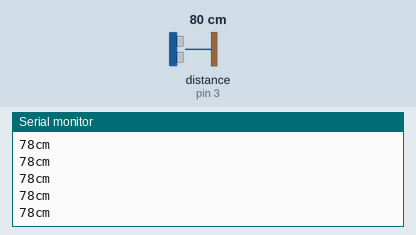
A sketch run on a simulated Arduino Uno, built with avr-gcc and run on an emulated ATmega328P. Parts: the last lines printed to the serial monitor. Wiring (inferred from the names in the program): ultrasonic range finder: trigger pin 5; echo pin 3. Inputs (shaded band) come from the test bench; at power-on: distance to the obstacle (sensor on pin 3) 80 cm. The echo pulse lasts 58.3 µs per cm.

Above: at 1.2 s.
1.3 s: distance to the obstacle (sensor on pin 3) set to 60 cm
At 1.6 s:
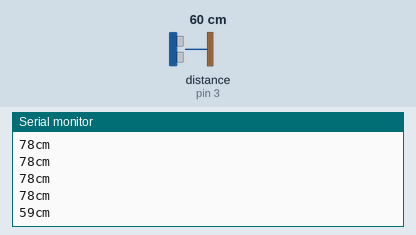
4.3 s: distance to the obstacle (sensor on pin 3) set to 2 cm
At 4.46 s:
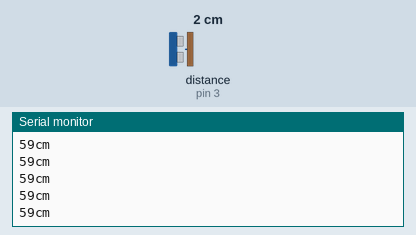
Timing chart, 0 to 7.3 s (numbered marks = the images above; inputs shaded):
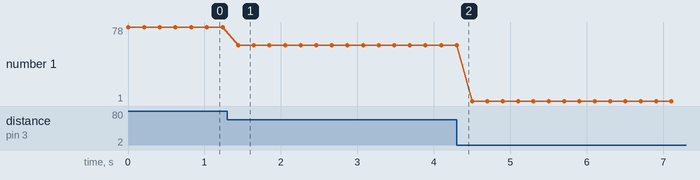

The sketch:

ultrasonic_sensor.ino
```cpp
const int trig = 5;     // chân trig của HC-SR04
const int echo = 3;     // chân echo của HC-SR04

void setup()
{
    Serial.begin(9600);     // giao tiếp Serial với baudrate 9600
    pinMode(trig,OUTPUT);   // chân trig sẽ phát tín hiệu
    pinMode(echo,INPUT);    // chân echo sẽ nhận tín hiệu
}

void loop()
{
    unsigned long duration; // biến đo thời gian
    int distance;           // biến lưu khoảng cách

    /* Phát xung từ chân trig */
    digitalWrite(trig,LOW);   // tắt chân trig
    delayMicroseconds(2);
    digitalWrite(trig,HIGH);   // phát xung từ chân trig
    delayMicroseconds(5);   // xung có độ dài 5 microSeconds
    digitalWrite(trig,LOW);   // tắt chân trig

    /* Tính toán thời gian */
    // Đo độ rộng xung HIGH ở chân echo.
    duration = pulseIn(echo,HIGH);
    // Tính khoảng cách đến vật.
    distance = duration * 0.034 / 2;

    /* In kết quả ra Serial Monitor */
    Serial.print(distance);
    Serial.println("cm");
    delay(200);
}
//trig chan 5
//echo chan 3
```

Measured:
- after the input at 1.3 s, the serial monitor: prints a new line after 0.14 s (image 1)
- plotted number 1: 78 → 59 after the input at 1.3 s, 59 → 1 after the input at 4.3 s
